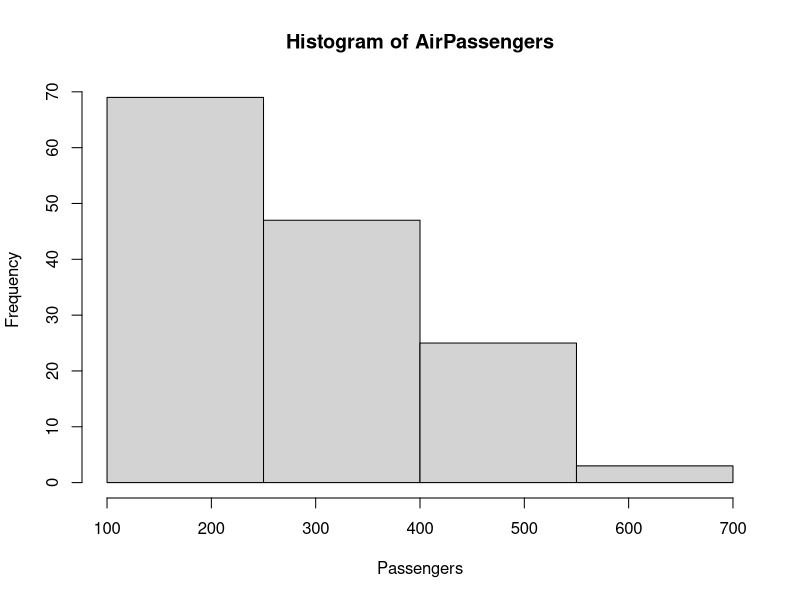

Write the R code that produced this figure.
data(AirPassengers)

hist(as.numeric(AirPassengers),
     breaks = seq(100,700,by=150),
     xlim = c(100,700),
     main = "Histogram of AirPassengers",
     xlab = "Passengers",
     ylab = "Frequency")
